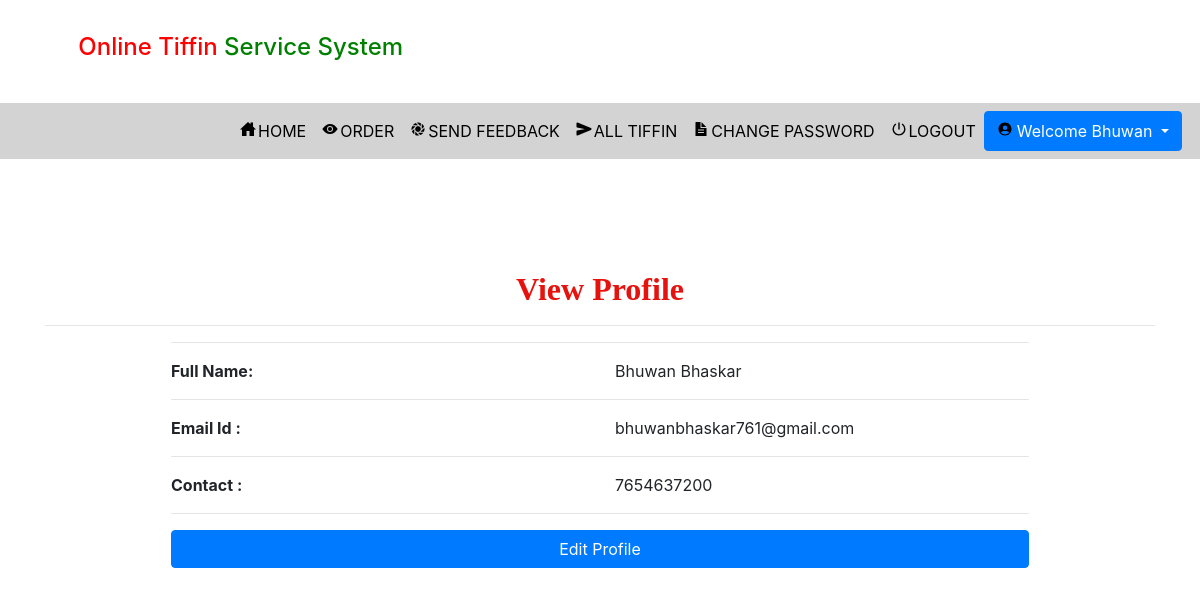
Screenshot of /profile (signed in) with the database file from the repository.
### tiffin/models.py (models this page shows, shortened)
class Signup(models.Model):
    user = models.ForeignKey(User, on_delete=models.CASCADE, null=True)
    contact = models.CharField(max_length=10, null=True)
    image = models.FileField(null=True)

### tiffin/views.py (the view)
# urls.py: path('profile', profile, name="profile"),
def profile(request):
    if not request.user.is_authenticated:
        return redirect('login_user')
    user = User.objects.get(id=request.user.id)
    pro = Signup.objects.get(user=user)
    user = User.objects.get(id=request.user.id)
    pro = Signup.objects.get(user=user)
    d={'pro':pro,'user':user}
    return render(request,'profile.html',d)

### tiffin/templates/profile.html
{% extends 'navigation.html' %}
{% load static %}
{% block body %}
<div class="container">
    <h2 style="font-weight:bold;font-family : 'Monotype Corsiva' ; color : #E6120E ;margin-top:10%" align="center">View Profile</h2><hr>
<div  class="container-fluid" style="width:80%;margin-bottom:5%">
    <hr><div class="row">
        <div class="col-md-6">
            <strong>Full Name:</strong>
        </div>
        <div class="col-md-6">
            {{pro.user.first_name}} {{pro.user.last_name}}
        </div>
    </div><hr>
    <div class="row">
        <div class="col-md-6">
            <strong>Email Id :</strong>
        </div>
        <div class="col-md-6">
            {{pro.user.username}}
        </div>
    </div><hr>
     <div class="row">
        <div class="col-md-6">
            <strong>Contact :</strong>
        </div>
        <div class="col-md-6">
            {{pro.contact}}
        </div>
     </div><hr>
    <a href="{% url 'edit_profile' %}"><button class="btn btn-primary" style="width:100%;margin-bottom:5%">Edit Profile</button></a>
</div>
</div>
{% endblock %}

### tiffin/templates/navigation.html (shortened to what this page needs)
<!DOCTYPE html>
<html lang="en">
<head>
    {% load static %}
     <link rel="stylesheet" href="https://maxcdn.bootstrapcdn.com/bootstrap/4.0.0/css/bootstrap.min.css">
  <link rel = stylesheet href = "//cdn.datatables.net/1.10.19/css/jquery.dataTables.min.css">
<link rel="stylesheet" href="https://cdnjs.cloudflare.com/ajax/libs/font-awesome/4.7.0/css/font-awesome.min.css">
</head>
<body>
<div class="container">
    <h4 style="padding:3%"><span style="color:red">Online Tiffin</span> <span style="color:green">Service System</span></h4>
</div>
<nav class="navbar navbar-expand-sm" style="background-color:lightgrey">
  <ul class="navbar-nav">
    {% if request.user.username %}
    {% if not request.user.is_staff %}
   <li class="nav-item">
      <a class="nav-link" href="{% url 'home' %}" style="color:black;margin-left:200px"><ion-icon style="margin-right:2px" name="home-sharp"></ion-icon>HOME</a>
    </li>
    <li class="nav-item">
      <a class="nav-link" href="{% url 'view_booking' %}" style="color:black"><ion-icon style="margin-right:2px" name="eye"></ion-icon>ORDER</a>
    </li>
    <li class="nav-item">
      <a class="nav-link" href="{% url 'send_feedback' %}" style="color:black"><ion-icon style="margin-right:2px" name="aperture"></ion-icon>SEND FEEDBACK</a>
    </li>
    <li class="nav-item">
      <a class="nav-link" href="{% url 'view_all_food' %}" style="color:black"><ion-icon style="margin-right:2px" name="send"></ion-icon>ALL TIFFIN</a>
    </li>
    <li class="nav-item">
      <a class="nav-link" href="{% url 'change_password' %}" style="color:black"><ion-icon style="margin-right:2px" name="document-text-sharp"></ion-icon>CHANGE PASSWORD</a>
    </li>
    {% endif %}
    {% endif %}
    {% if request.user.is_authenticated %}
    <a class="nav-link" href="{% url 'logout' %}" style="color:black"><ion-icon style="margin-right:2px" name="power-sharp"></ion-icon>LOGOUT</a>
    {% if not request.user.is_staff %}
      <div class="btn-group">
  <button type="button" class="btn btn-primary dropdown-toggle" data-toggle="dropdown" aria-haspopup="true" aria-expanded="false">
    <ion-icon style="margin-right:4px;color:black" name="person-circle-sharp"></ion-icon>Welcome {{request.user.first_name}}
  </button>
</div>
    {% else %}
    <li class="nav-item">
      <h5  class="nav-link" style="color:red"><ion-icon style="margin-right:4px;color:white" name="person-circle-sharp"></ion-icon>Welcome {{request.user.username}}</h5>
    </li>
    {% endif %}
    {% endif %}
    </ul>
</nav>
{% block body %}
{% endblock %}
</body></html>

### tiffin/templates/navigation.html (style rules this page uses)
* { box-sizing: border-box; }

### rows the page displays
Signup: user.first_name "Bhuwan", user.last_name "Bhaskar", user.username "bhuwanbhaskar761@gmail.com", contact "7654637200"

### other values shown
{{ request.user.first_name }} "Bhuwan"
